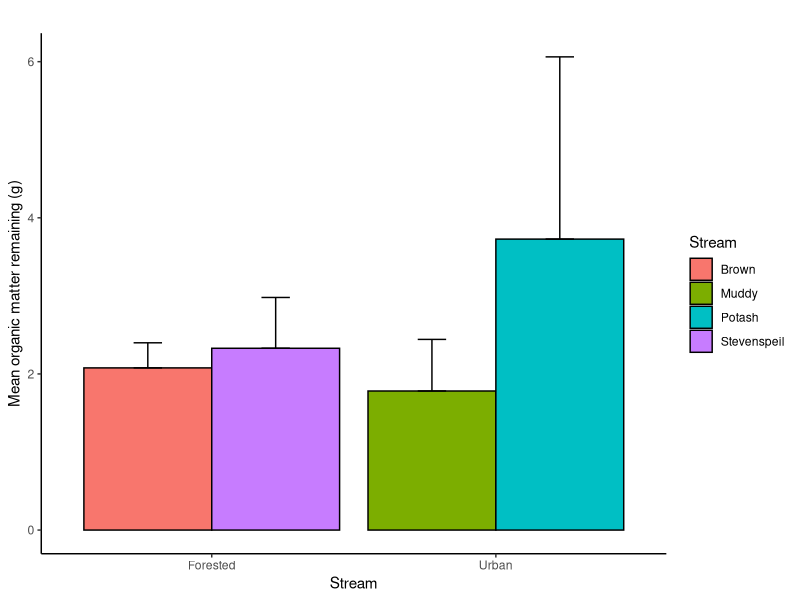

Source code (R):




library(readxl)
library(dplyr)
library(ggplot2)


data <- read_excel('2023 Maya Thomson/Sum_Stream_Data.xlsx', sheet = 'Macros')
head(data,6)


# Summarize by stream
data_remaining <- data %>%
  group_by(Stream) %>%
  summarise(Mean_remaining = mean(Weight_final),
            SD_remaining = sd(Weight_final))

# Create a new column for grouping
data_remaining$Group <- ifelse(data_remaining$Stream %in% 
                                   c("Brown", "Stevenspeil"), "Forested", "Urban")                         
                                   
                                   
ggplot(data_remaining, aes(x = Group, y = Mean_remaining, fill = Stream)) +
  geom_bar(stat = "identity", position = "dodge", color = "black") +
  geom_errorbar(aes(ymin = Mean_remaining, ymax = Mean_remaining + SD_remaining),
                position = position_dodge(0.9), width = 0.2) +
  labs(title = "",
       x = "Stream",
       y = "Mean organic matter remaining (g)") +
  theme_classic()

